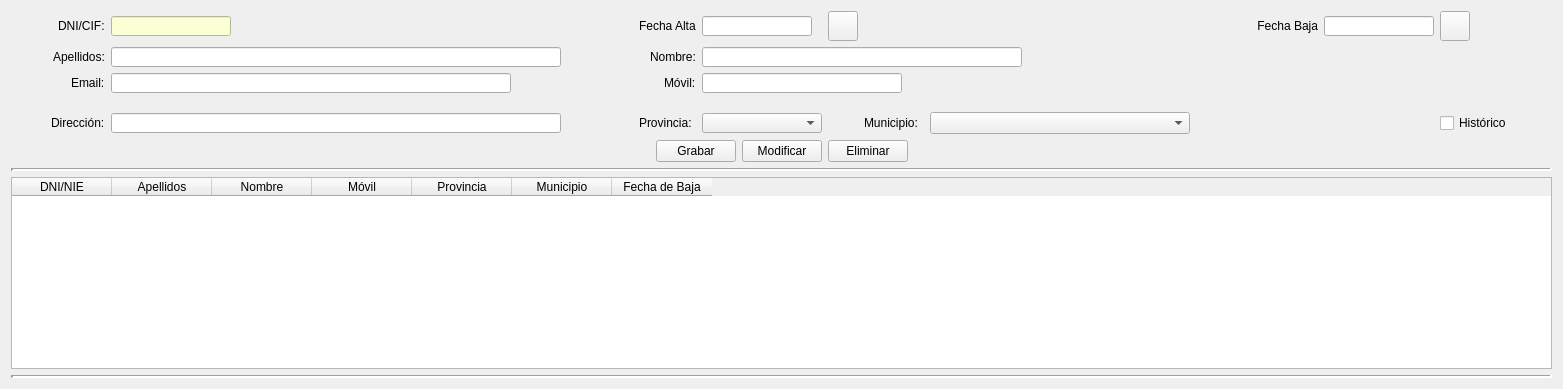
      <widget class="QWidget" name="pesClientes">
       <attribute name="title">
        <string>CLIENTES</string>
       </attribute>
       <layout class="QVBoxLayout" name="verticalLayout">
        <item>
         <layout class="QGridLayout" name="layoutFormulario">
          <item row="0" column="0">
           <spacer name="horizontalSpacer_4">
            <property name="orientation">
             <enum>Qt::Horizontal</enum>
            </property>
            <property name="sizeHint" stdset="0">
             <size>
              <width>40</width>
              <height>20</height>
             </size>
            </property>
           </spacer>
          </item>
          <item row="0" column="7">
           <widget class="QPushButton" name="btnAltaCli">
            <property name="sizePolicy">
             <sizepolicy hsizetype="Fixed" vsizetype="Fixed">
              <horstretch>0</horstretch>
              <verstretch>0</verstretch>
             </sizepolicy>
            </property>
            <property name="minimumSize">
             <size>
              <width>30</width>
              <height>30</height>
             </size>
            </property>
            <property name="maximumSize">
             <size>
              <width>30</width>
              <height>30</height>
             </size>
            </property>
            <property name="text">
             <string/>
            </property>
            <property name="icon">
             <iconset>
              <normaloff>../../../../../../.designer/img/calendar.png</normaloff>../../../../../../.designer/img/calendar.png</iconset>
            </property>
           </widget>
          </item>
          <item row="0" column="5">
           <widget class="QLabel" name="lblAltaCli">
            <property name="text">
             <string>Fecha Alta</string>
            </property>
           </widget>
          </item>
          <item row="0" column="1" alignment="Qt::AlignRight">
           <widget class="QLabel" name="lblDniCli">
            <property name="text">
             <string>DNI/CIF:</string>
            </property>
           </widget>
          </item>
          <item row="0" column="3" colspan="2">
           <spacer name="horizontalSpacer_9">
            <property name="orientation">
             <enum>Qt::Horizontal</enum>
            </property>
            <property name="sizeHint" stdset="0">
             <size>
              <width>40</width>
              <height>20</height>
             </size>
            </property>
           </spacer>
          </item>
          <item row="0" column="6">
           <widget class="QLineEdit" name="txtAltaCli">
            <property name="sizePolicy">
             <sizepolicy hsizetype="Fixed" vsizetype="Fixed">
              <horstretch>0</horstretch>
              <verstretch>0</verstretch>
             </sizepolicy>
            </property>
            <property name="minimumSize">
             <size>
              <width>110</width>
              <height>20</height>
             </size>
            </property>
            <property name="maximumSize">
             <size>
              <width>100</width>
              <height>20</height>
             </size>
            </property>
            <property name="alignment">
             <set>Qt::AlignCenter</set>
            </property>
           </widget>
          </item>
          <item row="0" column="15">
           <widget class="QPushButton" name="btnBajaCli">
            <property name="minimumSize">
             <size>
              <width>30</width>
              <height>30</height>
             </size>
            </property>
            <property name="maximumSize">
             <size>
              <width>30</width>
              <height>30</height>
             </size>
            </property>
            <property name="text">
             <string/>
            </property>
            <property name="icon">
             <iconset>
              <normaloff>../../../../../../.designer/img/calendar.png</normaloff>../../../../../../.designer/img/calendar.png</iconset>
            </property>
           </widget>
          </item>
          <item row="1" column="0">
           <spacer name="horizontalSpacer_12">
            <property name="orientation">
             <enum>Qt::Horizontal</enum>
            </property>
            <property name="sizeHint" stdset="0">
             <size>
              <width>40</width>
              <height>20</height>
             </size>
            </property>
           </spacer>
          </item>
          <item row="1" column="1" alignment="Qt::AlignRight">
           <widget class="QLabel" name="lblApelCli">
            <property name="text">
             <string>Apellidos:</string>
            </property>
           </widget>
          </item>
          <item row="0" column="12">
           <spacer name="horizontalSpacer_17">
            <property name="orientation">
             <enum>Qt::Horizontal</enum>
            </property>
            <property name="sizeType">
             <enum>QSizePolicy::Expanding</enum>
            </property>
            <property name="sizeHint" stdset="0">
             <size>
              <width>40</width>
              <height>20</height>
             </size>
            </property>
           </spacer>
          </item>
          <item row="0" column="13">
           <widget class="QLabel" name="lblFechaBajaCli">
            <property name="minimumSize">
             <size>
              <width>70</width>
              <height>20</height>
             </size>
            </property>
            <property name="maximumSize">
             <size>
              <width>70</width>
              <height>20</height>
             </size>
            </property>
            <property name="text">
             <string>Fecha Baja</string>
            </property>
            <property name="alignment">
             <set>Qt::AlignRight|Qt::AlignTrailing|Qt::AlignVCenter</set>
            </property>
           </widget>
          </item>
          <item row="0" column="10">
           <spacer name="horizontalSpacer_26">
            <property name="orientation">
             <enum>Qt::Horizontal</enum>
            </property>
            <property name="sizeHint" stdset="0">
             <size>
              <width>40</width>
              <height>20</height>
             </size>
            </property>
           </spacer>
          </item>
          <item row="0" column="16">
           <spacer name="horizontalSpacer_10">
            <property name="orientation">
             <enum>Qt::Horizontal</enum>
            </property>
            <property name="sizeHint" stdset="0">
             <size>
              <width>40</width>
              <height>20</height>
             </size>
            </property>
           </spacer>
          </item>
          <item row="0" column="14">
           <widget class="QLineEdit" name="txtBajaCli">
            <property name="minimumSize">
             <size>
              <width>110</width>
              <height>20</height>
             </size>
            </property>
            <property name="maximumSize">
             <size>
              <width>100</width>
              <height>20</height>
             </size>
            </property>
            <property name="alignment">
             <set>Qt::AlignCenter</set>
            </property>
           </widget>
          </item>
          <item row="2" column="1" alignment="Qt::AlignRight">
           <widget class="QLabel" name="lblEmailCli">
            <property name="text">
             <string>Email:</string>
            </property>
           </widget>
          </item>
          <item row="2" column="2">
           <widget class="QLineEdit" name="txtEmailCli">
            <property name="sizePolicy">
             <sizepolicy hsizetype="Fixed" vsizetype="Fixed">
              <horstretch>0</horstretch>
              <verstretch>0</verstretch>
             </sizepolicy>
            </property>
            <property name="minimumSize">
             <size>
              <width>350</width>
              <height>0</height>
             </size>
            </property>
            <property name="maximumSize">
             <size>
              <width>400</width>
              <height>20</height>
             </size>
            </property>
           </widget>
          </item>
          <item row="2" column="3">
           <spacer name="horizontalSpacer_3">
            <property name="orientation">
             <enum>Qt::Horizontal</enum>
            </property>
            <property name="sizeType">
             <enum>QSizePolicy::Fixed</enum>
            </property>
            <property name="sizeHint" stdset="0">
             <size>
              <width>20</width>
              <height>20</height>
             </size>
            </property>
           </spacer>
          </item>
          <item row="2" column="5" alignment="Qt::AlignRight">
           <widget class="QLabel" name="lblMovilCli">
            <property name="text">
             <string>Móvil:</string>
            </property>
           </widget>
          </item>
          <item row="3" column="8">
           <spacer name="verticalSpacer">
            <property name="orientation">
             <enum>Qt::Vertical</enum>
            </property>
            <property name="sizeType">
             <enum>QSizePolicy::Fixed</enum>
            </property>
            <property name="sizeHint" stdset="0">
             <size>
              <width>20</width>
              <height>13</height>
             </size>
            </property>
           </spacer>
          </item>
          <item row="4" column="0">
           <spacer name="horizontalSpacer_14">
            <property name="orientation">
             <enum>Qt::Horizontal</enum>
            </property>
            <property name="sizeHint" stdset="0">
             <size>
              <width>40</width>
              <height>20</height>
             </size>
            </property>
           </spacer>
          </item>
          <item row="4" column="1">
           <widget class="QLabel" name="lblDirCli">
            <property name="text">
             <string>Dirección:</string>
            </property>
           </widget>
          </item>
          <item row="4" column="2">
           <widget class="QLineEdit" name="txtDirCli">
            <property name="sizePolicy">
             <sizepolicy hsizetype="Fixed" vsizetype="Fixed">
              <horstretch>0</horstretch>
              <verstretch>0</verstretch>
             </sizepolicy>
            </property>
            <property name="minimumSize">
             <size>
              <width>400</width>
              <height>20</height>
             </size>
            </property>
            <property name="maximumSize">
             <size>
              <width>550</width>
              <height>20</height>
             </size>
            </property>
           </widget>
          </item>
          <item row="2" column="6" colspan="3">
           <widget class="QLineEdit" name="txtMovilCli">
            <property name="sizePolicy">
             <sizepolicy hsizetype="Fixed" vsizetype="Fixed">
              <horstretch>0</horstretch>
              <verstretch>0</verstretch>
             </sizepolicy>
            </property>
            <property name="minimumSize">
             <size>
              <width>120</width>
              <height>0</height>
             </size>
            </property>
            <property name="maximumSize">
             <size>
              <width>200</width>
              <height>20</height>
             </size>
            </property>
           </widget>
          </item>
          <item row="1" column="6" colspan="8">
           <widget class="QLineEdit" name="txtNomCli">
            <property name="sizePolicy">
             <sizepolicy hsizetype="Fixed" vsizetype="Fixed">
              <horstretch>0</horstretch>
              <verstretch>0</verstretch>
             </sizepolicy>
            </property>
            <property name="minimumSize">
             <size>
              <width>300</width>
              <height>0</height>
             </size>
            </property>
            <property name="maximumSize">
             <size>
              <width>320</width>
              <height>20</height>
             </size>
            </property>
           </widget>
          </item>
          <item row="1" column="2">
           <widget class="QLineEdit" name="txtApelCli">
            <property name="sizePolicy">
             <sizepolicy hsizetype="Fixed" vsizetype="Fixed">
              <horstretch>0</horstretch>
              <verstretch>0</verstretch>
             </sizepolicy>
            </property>
            <property name="minimumSize">
             <size>
              <width>450</width>
              <height>0</height>
             </size>
            </property>
            <property name="maximumSize">
             <size>
              <width>500</width>
              <height>20</height>
             </size>
            </property>
           </widget>
          </item>
          <item row="1" column="3">
           <spacer name="horizontalSpacer_2">
            <property name="orientation">
             <enum>Qt::Horizontal</enum>
            </property>
            <property name="sizeType">
             <enum>QSizePolicy::Fixed</enum>
            </property>
            <property name="sizeHint" stdset="0">
             <size>
              <width>20</width>
              <height>20</height>
             </size>
            </property>
           </spacer>
          </item>
          <item row="1" column="5" alignment="Qt::AlignRight">
           <widget class="QLabel" name="lblNomCli">
            <property name="text">
             <string>Nombre:</string>
            </property>
           </widget>
          </item>
          <item row="2" column="0">
           <spacer name="horizontalSpacer_13">
            <property name="orientation">
             <enum>Qt::Horizontal</enum>
            </property>
            <property name="sizeHint" stdset="0">
             <size>
              <width>40</width>
              <height>20</height>
             </size>
            </property>
           </spacer>
          </item>
          <item row="4" column="8">
           <widget class="QLabel" name="lblMuniCli">
            <property name="text">
             <string>Municipio:</string>
            </property>
           </widget>
          </item>
          <item row="4" column="15">
           <widget class="QCheckBox" name="chkHistoriaCli">
            <property name="text">
             <string>Histórico</string>
            </property>
           </widget>
          </item>
          <item row="4" column="6">
           <widget class="QComboBox" name="cmbProvCli">
            <property name="sizePolicy">
             <sizepolicy hsizetype="Fixed" vsizetype="Fixed">
              <horstretch>0</horstretch>
              <verstretch>0</verstretch>
             </sizepolicy>
            </property>
            <property name="minimumSize">
             <size>
              <width>120</width>
              <height>20</height>
             </size>
            </property>
            <property name="maximumSize">
             <size>
              <width>120</width>
              <height>20</height>
             </size>
            </property>
           </widget>
          </item>
          <item row="4" column="5">
           <widget class="QLabel" name="lblProvCli">
            <property name="text">
             <string>Provincia:</string>
            </property>
           </widget>
          </item>
          <item row="4" column="10">
           <widget class="QComboBox" name="cmbMuniCli">
            <property name="sizePolicy">
             <sizepolicy hsizetype="Fixed" vsizetype="Fixed">
              <horstretch>0</horstretch>
              <verstretch>0</verstretch>
             </sizepolicy>
            </property>
            <property name="minimumSize">
             <size>
              <width>260</width>
              <height>20</height>
             </size>
            </property>
           </widget>
          </item>
          <item row="4" column="4">
           <spacer name="horizontalSpacer">
            <property name="orientation">
             <enum>Qt::Horizontal</enum>
            </property>
            <property name="sizeHint" stdset="0">
             <size>
              <width>40</width>
              <height>20</height>
             </size>
            </property>
           </spacer>
          </item>
          <item row="0" column="2">
           <layout class="QHBoxLayout" name="horizontalLayout_20">
            <item>
             <widget class="QLineEdit" name="txtDniCli">
              <property name="sizePolicy">
               <sizepolicy hsizetype="Fixed" vsizetype="Fixed">
                <horstretch>0</horstretch>
                <verstretch>0</verstretch>
               </sizepolicy>
              </property>
              <property name="minimumSize">
               <size>
                <width>120</width>
                <height>0</height>
               </size>
              </property>
              <property name="maximumSize">
               <size>
                <width>150</width>
                <height>20</height>
               </size>
              </property>
              <property name="styleSheet">
               <string notr="true">background-color: rgb(251, 255, 212);</string>
              </property>
             </widget>
            </item>
            <item>
             <widget class="QPushButton" name="btnBuscarDniCli">
              <property name="maximumSize">
               <size>
                <width>40</width>
                <height>30</height>
               </size>
              </property>
              <property name="text">
               <string/>
              </property>
              <property name="icon">
               <iconset>
                <normaloff>../img/buscar.png</normaloff>../img/buscar.png</iconset>
              </property>
              <property name="flat">
               <bool>true</bool>
              </property>
             </widget>
            </item>
            <item>
             <spacer name="horizontalSpacer_25">
              <property name="orientation">
               <enum>Qt::Horizontal</enum>
              </property>
              <property name="sizeHint" stdset="0">
               <size>
                <width>40</width>
                <height>20</height>
               </size>
              </property>
             </spacer>
            </item>
           </layout>
          </item>
         </layout>
        </item>
        <item>
         <layout class="QHBoxLayout" name="layoutBotones">
          <item>
           <spacer name="horizontalSpacer_5">
            <property name="orientation">
             <enum>Qt::Horizontal</enum>
            </property>
            <property name="sizeHint" stdset="0">
             <size>
              <width>40</width>
              <height>20</height>
             </size>
            </property>
           </spacer>
          </item>
          <item>
           <widget class="QPushButton" name="btnGrabarCli">
            <property name="minimumSize">
             <size>
              <width>80</width>
              <height>20</height>
             </size>
            </property>
            <property name="maximumSize">
             <size>
              <width>80</width>
              <height>25</height>
             </size>
            </property>
            <property name="text">
             <string>Grabar</string>
            </property>
           </widget>
          </item>
          <item>
           <widget class="QPushButton" name="btnModifCli">
            <property name="minimumSize">
             <size>
              <width>80</width>
              <height>20</height>
             </size>
            </property>
            <property name="maximumSize">
             <size>
              <width>80</width>
              <height>25</height>
             </size>
            </property>
            <property name="text">
             <string>Modificar</string>
            </property>
           </widget>
          </item>
          <item>
           <widget class="QPushButton" name="btnDelCli">
            <property name="minimumSize">
             <size>
              <width>80</width>
              <height>20</height>
             </size>
            </property>
            <property name="maximumSize">
             <size>
              <width>80</width>
              <height>25</height>
             </size>
            </property>
            <property name="text">
             <string>Eliminar</string>
            </property>
           </widget>
          </item>
          <item>
           <spacer name="horizontalSpacer_6">
            <property name="orientation">
             <enum>Qt::Horizontal</enum>
            </property>
            <property name="sizeHint" stdset="0">
             <size>
              <width>40</width>
              <height>20</height>
             </size>
            </property>
           </spacer>
          </item>
         </layout>
        </item>
        <item>
         <widget class="Line" name="line">
          <property name="lineWidth">
           <number>3</number>
          </property>
          <property name="orientation">
           <enum>Qt::Horizontal</enum>
          </property>
         </widget>
        </item>
        <item>
         <widget class="QTableWidget" name="tabClientes">
          <property name="sizePolicy">
           <sizepolicy hsizetype="Expanding" vsizetype="Expanding">
            <horstretch>0</horstretch>
            <verstretch>0</verstretch>
           </sizepolicy>
          </property>
          <property name="editTriggers">
           <set>QAbstractItemView::NoEditTriggers</set>
          </property>
          <property name="alternatingRowColors">
           <bool>true</bool>
          </property>
          <property name="selectionMode">
           <enum>QAbstractItemView::SingleSelection</enum>
          </property>
          <property name="selectionBehavior">
           <enum>QAbstractItemView::SelectRows</enum>
          </property>
          <attribute name="verticalHeaderVisible">
           <bool>false</bool>
          </attribute>
          <column>
           <property name="text">
            <string>DNI/NIE</string>
           </property>
          </column>
          <column>
           <property name="text">
            <string>Apellidos</string>
           </property>
          </column>
          <column>
           <property name="text">
            <string>Nombre</string>
           </property>
          </column>
          <column>
           <property name="text">
            <string>Móvil</string>
           </property>
          </column>
          <column>
           <property name="text">
            <string>Provincia</string>
           </property>
          </column>
          <column>
           <property name="text">
            <string>Municipio</string>
           </property>
          </column>
          <column>
           <property name="text">
            <string>Fecha de Baja</string>
           </property>
          </column>
         </widget>
        </item>
        <item>
         <widget class="Line" name="line_2">
          <property name="lineWidth">
           <number>3</number>
          </property>
          <property name="orientation">
           <enum>Qt::Horizontal</enum>
          </property>
         </widget>
        </item>
       </layout>
      </widget>
